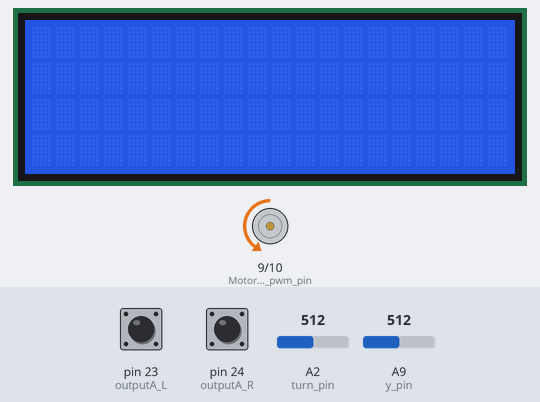
Recording of a sketch running on a simulated Arduino Mega 2560, built with avr-gcc and run on an emulated ATmega2560. Shown: 20×4 character LCD, motor-driver pin pairs drawn as motors (green arrow = first pin HIGH = forward, orange = second pin HIGH = backward, longer = more drive). The inputs (shaded band) are chosen by the test bench; at power-on: A2 (turn_pin) = 512, pin 23 (outputA_L) HIGH, pin 24 (outputA_R) HIGH, A9 (y_pin) = 512.

Above: at 1.2 s.
1.3 s: A2 (turn_pin) set to 4
2.8 s: A2 (turn_pin) set to 1
At 3.2 s:
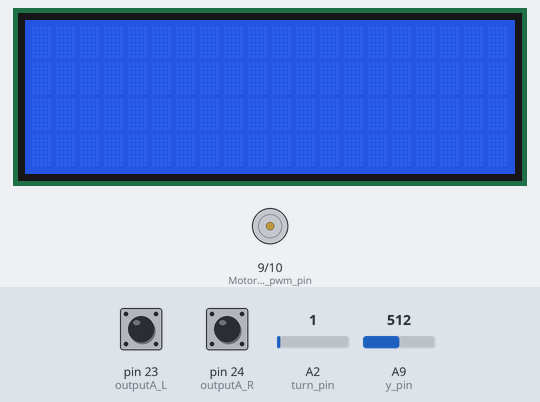
Timing chart, 0 to 5.8 s (numbered marks = the images above; inputs shaded):
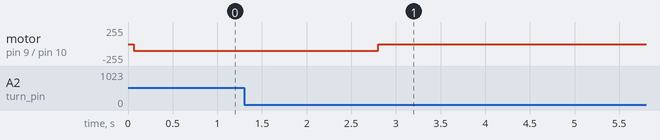

Measured:
- the behaviour switches between 3 and 2 on A2 (turn_pin) (found by bisection; images 0 and 1)
- after the input at 1.3 s, every drawn part: stays the same
- after the input at 2.8 s, motor on pin 9 (Motor_L_pwm_pin) / pin 10 (Motor_R_pwm_pin): backward 100/255 → stopped at once

The sketch:

ex5_joystick_turn_potentionalmeter.ino
```cpp
//**************************Mario Mene*************************************

/*
    LED:ON/OFF
    MOVE:(-50~0)return/(0~50)forward      //distance unit:cm
    TURN:(-180~0)left/(0~180)right        //angular unit:degree
    SPEED:(0-255)
*/
//===============Including and Initializing the LCD library=========================================
#include <LiquidCrystal.h>
const int rs = 37, en = 36, d4 = 35, d5 = 34, d6 = 33, d7 = 32;
LiquidCrystal lcd(rs, en, d4, d5, d6, d7);

//===============Defined constants========================================
#define Motor_L_dir_pin 7
#define Motor_R_dir_pin 8
#define Motor_L_pwm_pin 9
#define Motor_R_pwm_pin 10

// Rotary Encoder Inputs
//------Right motor
#define outputA_R 24  //CLK to D24
#define outputB_R 2   //DT to D2
//------Left motor
#define outputA_L 23  //CLK to D23
#define outputB_L 3   //DT to D3

#define Motor_forward 0
#define Motor_return 1

//===============Setting constants==============================
const float steps_per_cm = 293 / 30.0;         //distance unit:cm
const float steps_per_degree = 193 / 90.0;  //angular unit:degree

//===============Setting variables==============================
//>>>>>>>>>>>>>>>>>> variables for joystick >>>>>>>>>>>>>>>>
const int x_pin = A8, y_pin = A9;//horizontal/vertical analog pin for the joystick
const int turn_pin = A2; // analog pin for the potentiometer, which defines the turning heading 0-360
int run_speed = 100;

int counter_R = 0;  // amount of right encoder pulses
int counter_L = 0;  // amount of left encoder pulses
int currentStateA_R, currentStateA_L, lastStateA_R, lastStateA_L;

void setup() {
  // Set encoder pins as inputs
  pinMode(outputA_R, INPUT);
  pinMode(outputB_R, INPUT);
  pinMode(outputA_L, INPUT);
  pinMode(outputB_L, INPUT);

  // Read the initial state of outputA
  lastStateA_R = digitalRead(outputA_R);
  lastStateA_L = digitalRead(outputA_L);

  lcd.begin(20, 4);
  // Open serial communications
  Serial.begin(9600);
}

void TURN(int angular)
{
  int target_counter = abs(steps_per_degree * angular);   // calculate how much steps to go

  if (angular > 0 && counter_L < target_counter) {        // turn right
    digitalWrite(Motor_L_dir_pin, Motor_forward);
    analogWrite(Motor_L_pwm_pin, run_speed);
  }
  else if (angular < 0 && counter_R < target_counter) {  // turn left
    digitalWrite(Motor_R_dir_pin, Motor_forward);
    analogWrite(Motor_R_pwm_pin, run_speed);
  }
  else {                                                 // stop
    analogWrite(Motor_R_pwm_pin, 0);
    analogWrite(Motor_L_pwm_pin, 0);
  }
}

void loop() {
  if (analogRead(y_pin) != 0) {
    int degree = (analogRead(turn_pin)) / 1023.0 * 360;
    TURN(-degree);
  }
  //===============Updating the encoder steps==========================================================
  counter_update();
}

void counter_update() {
  currentStateA_L = digitalRead(outputA_L);
  if (currentStateA_L != lastStateA_L && currentStateA_L == 1) {
    counter_L++;
  }
  lastStateA_L = currentStateA_L;
  delay(1);

  currentStateA_R = digitalRead(outputA_R);
  if (currentStateA_R != lastStateA_R && currentStateA_R == 1) {
    counter_R++;
  }
  lastStateA_R = currentStateA_R;
  delay(1);
}
```
